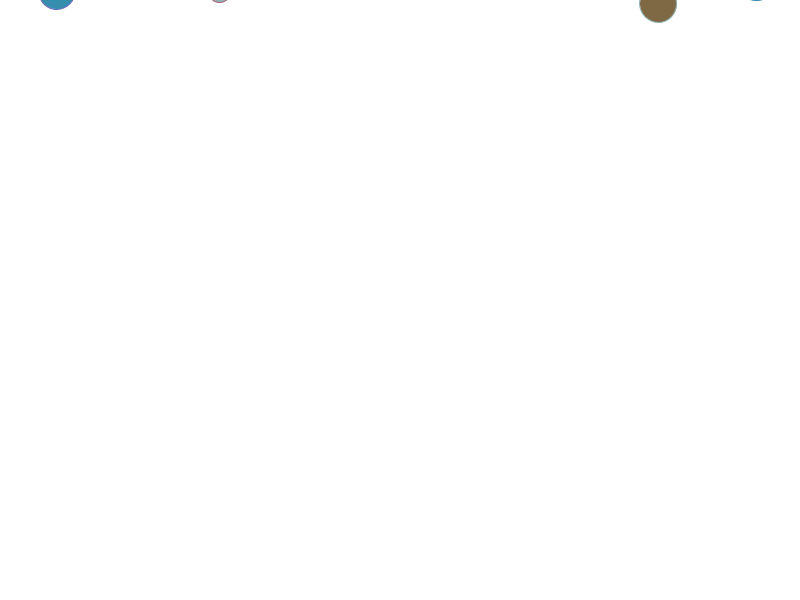
Frame 1 (no input)
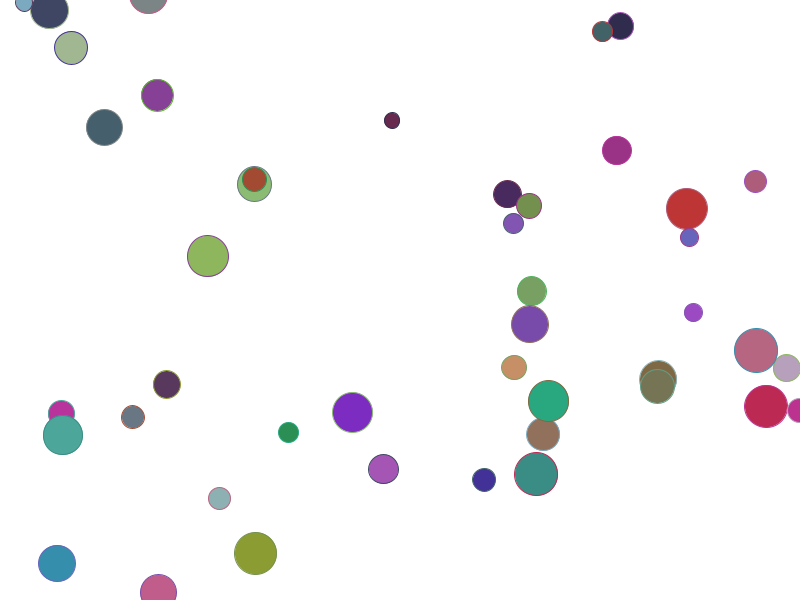
Frame 60 (the mouse pressed at the canvas centre just before this capture)
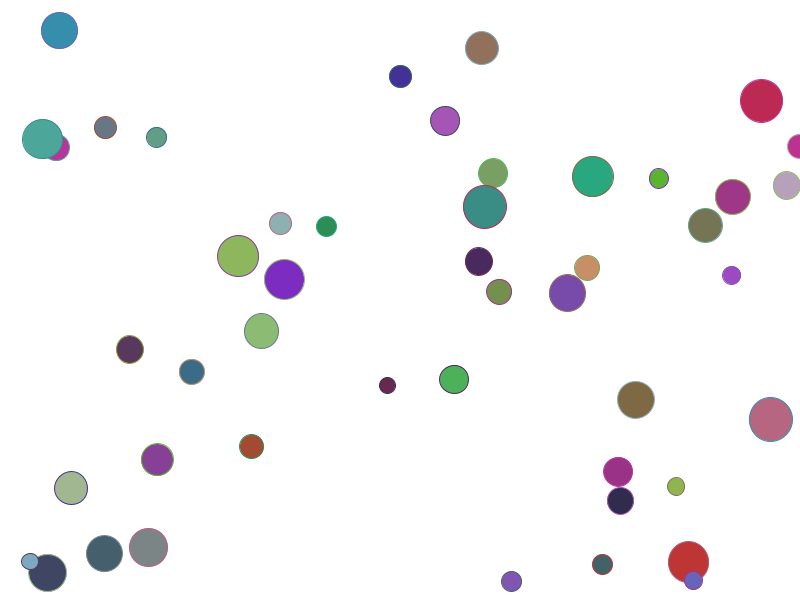
Frame 120 (the mouse held since frame 60 and released just before this capture)

The Processing sketch that drew these frames (run headless with seeded random() and noise(); from frame 60 on, the mouse is pressed at the canvas centre):

// Processing sketch: FallingBallsMoving
// ── FallingBallsMoving.pde
Ball[] balls;

void setup() {
  
  size(800, 600);
  balls = new Ball[50];
  
  for (int i = 0; i < balls.length; i++) {
    
    balls[i] = new Ball();
  }
  
  ellipseMode(CORNER);
}

void draw() {
  
  background(255);
  
  for (int i = 0; i < balls.length; i++) {
    
    balls[i].y += balls[i].vel;
    balls[i].vel += balls[i].acc;
    
    balls[i].x += balls[i].velX;
    
    if (balls[i].x + balls[i].size > width || balls[i].x < 0) {
      
      balls[i].velX *= -1;
    }
    
    stroke(balls[i].c);
    ellipse(balls[i].x, balls[i].y, balls[i].size, balls[i].size);
    fill(balls[i].c);
    
    //Bounces the balls from the ground
    if (balls[i].y + balls[i].size > height) {
      
      balls[i].vel *= -1;
      balls[i].acc *= 5;
      
      if (!balls[i].touched) {
         
        balls[i].touched = true;
        balls[i].velX = random(-2, 2);
      }
    }
    
    //Speeds the balls up, when falling for the second time
    if (balls[i].vel > 0 && balls[i].touched) {
      
      balls[i].acc = 0.1;
    }
    
    //Stopps the balls lying on the ground
    if (abs(balls[i].vel) <= 0.6 && balls[i].y > height - balls[i].size) {
      
      balls[i].vel = 0;
      balls[i].acc = 0;
      balls[i].y = height - balls[i].size;
      balls[i].lying = true;
    }
    
    //Slowly stops the ball from rolling sideways when lying on the ground
    if (balls[i].lying) {
      
      if (balls[i].velX > 0.2) {
        
        balls[i].velX -= 0.01; 
      }
      
      if (balls[i].velX < -0.2) {
        
        balls[i].velX += 0.01;
      }
      
      if (abs(balls[i].velX) <= 0.2) {
        
        balls[i].velX = 0;
      }
    }
  }
}

class Ball {
  
  float x, y, vel, acc, size, velX;
  color c;
  boolean touched, lying;
  
  Ball() {
    
    this.x = random(0, width);
    this.y = random(-height, 0);
    this.velX = 0;
    this.vel = random(5, 12);
    this.acc = 0.012;
    this.c = color(random(40, 200), random(40, 200), random(40, 200));
    this.touched = false;
    this.lying = false;
    this.size = random(15, 45);
  }
}
